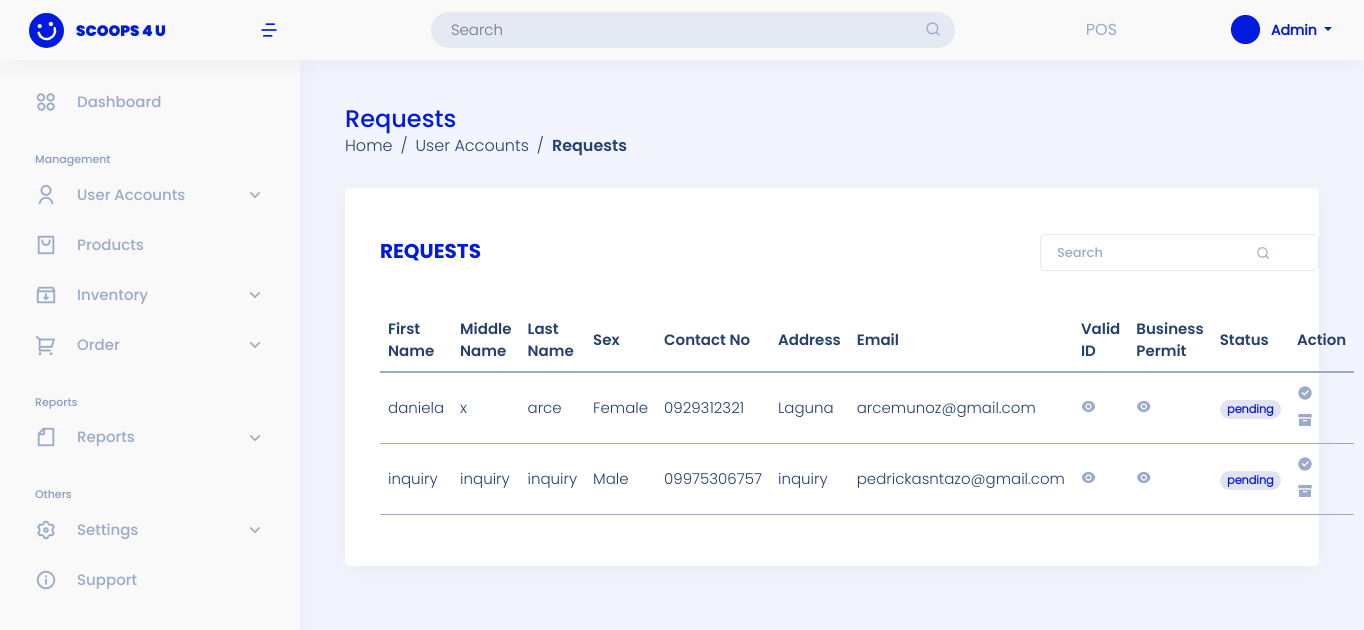
Screenshot of /user-site/list-inquiry/ (signed in) with the database file from the repository.
### landing_page/models.py (models this page shows)
class User(AbstractUser):
    ROLE = ((" "," "),("admin","admin"),("staff","staff"),("reseller","reseller"),("rider","rider"))
    role = models.CharField(max_length=50, null=True, default=False, choices=ROLE)

### admin_site/models.py (models this page shows, shortened)
class Reseller(models.Model):
    STATUS = (("pending","pending"),("active","active"),("inactive","inactive"))
    BOOLCHOICE = (("Male","Male"),("Female","Female"))
    reseller_fname =models.CharField(max_length=200, verbose_name='First Name')
    reseller_mname =models.CharField(max_length=200, verbose_name='Middle Name')
    reseller_lname =models.CharField(max_length=200, verbose_name='Last Name')
    reseller_gender = models.CharField(max_length = 50,choices=BOOLCHOICE, verbose_name='Gender')
    reseller_contact =models.CharField(max_length = 12, verbose_name='Contact Number')
    reseller_address =models.TextField(null=False, verbose_name='Address')
    reseller_email =models.EmailField(unique=True, max_length=200, verbose_name='Email')
    reseller_id =models.ImageField( upload_to=image_path, verbose_name='valid id')
    reseller_businessp =models.ImageField( upload_to=image_path,verbose_name='business id')
    reseller_status =models.CharField(max_length=200, null=True, choices=STATUS, verbose_name='Status')

### admin_site/views.py (the view)
# urls.py: path('list-inquiry/', views.list_inquiry, name='list_inquiry'),
@login_required(login_url='landing_page:login')
def list_inquiry(request):
    list_inquiry = Reseller.objects.order_by('-id').filter(reseller_status = "pending")
    context = {'list_inquiry':list_inquiry}
    return render(request, 'admin_site/user/list_inquiry.html', context)

### templates/admin_site/user/list_inquiry.html (shortened to what this page needs)
{% extends 'admin_site/base.html' %}
{% block template %}
<main id="main" class="main mt-5">
    <div class="pagetitle">
        <h1>Requests</h1>
        <nav>
            <ol class="breadcrumb">
                <li class="breadcrumb-item"><a href="{% url 'admin_site:dashboard'%}">Home</a></li>
                <li class="breadcrumb-item">User Accounts</li>
                <li class="breadcrumb-item active">Requests</li>
            </ol>
        </nav>
    </div>
    <section class="section">
        <div class="row">
            <div class="col-lg-12">
                <div class="card">
                    <div class="card-body mt-3">
                        <div class="add-product mb-4">
                            <h5 class="card-title feature">Requests</h5>
                            <form class="search-tab" action="{% url 'admin_site:search_reseller' %}" method="GET"  class="text-end px-4">
                                <input type="text" class="form-control p-2 ps-3" name="search" placeholder="Search">
                                <button class="btn btn-search btn-sm" type="submit"><i class="ri-search-line"></i></button>
                            </form>
                        </div>
                        {% if list_inquiry %}
                        <table class="table table-hover table-responsive">
                            <thead>
                            <tr class="align-middle">
                                <th scope="col">First Name</th>
                                <th scope="col">Middle Name</th>
                                <th scope="col">Last Name</th>
                                <th scope="col">Sex</th>
                                <th scope="col">Contact No</th>
                                <th scope="col" >Address</th>
                                <th scope="col" >Email</th>
                                <th scope="col" >Valid ID</th>
                                <th scope="col" >Business Permit</th>
                                <th scope="col" >Status</th>
                                <th scope="col" >Action</th>
                            </tr>
                            </thead>
                            <tbody>
                                {% for list in list_inquiry %}
                                <tr class="align-middle">
                                    <td>{{ list.reseller_fname }}</td>
                                    <td>{{ list.reseller_mname }}</td>
                                    <td>{{ list.reseller_lname }}</td>
                                    <td>{{ list.reseller_gender }}</td>
                                    <td>{{ list.reseller_contact }}</td>
                                    <td>{{ list.reseller_address }}</td>
                                    <td>{{ list.reseller_email }}</td>
                                    <td><a href="{% url 'admin_site:viewing_pic' list.id %}"><i class="ri-eye-fill btn-edit"></i></a></td>
                                    <td><a href="{% url 'admin_site:viewing_pic' list.id %}"><i class="ri-eye-fill btn-edit"></i></a></td>
                                    <td><span class="badge rounded-pill bg-primary">{{ list.reseller_status }}</span></td>
                                    <td>
                                        <form method="POST" action="" onsubmit="return submitForm(this);">
                                            <a href="{% url 'admin_site:register' list.id %}" class="btn btn-edit" ><i class="ri-checkbox-circle-fill"></i></a>
                                            <button name="submit" class="btn btn-archive"><i class="ri-archive-fill"></i></button>
                                        </form>
                                    </td>
                                </tr>
                                {% endfor %}
                            </tbody>
                        </table>
                        {% endif %}
                    </div>
                </div>
            </div>
        </div>
    </section>
</main>
{% endblock template %}

### templates/admin_site/base.html (shortened to what this page needs)
{% load static %}
<!DOCTYPE html>
<html lang="en">
<head>
    <link href="https://cdn.jsdelivr.net/npm/bootstrap@5.0.2/dist/css/bootstrap.min.css" rel="stylesheet">
    <link href="{% static '/css/assets/bootstrap/css/bootstrap.min.css'%}" rel="stylesheet">
    <link href="{% static '/css/assets/simple-datatables/style.css'%}" rel="stylesheet">
    <link href="{% static '/css/assets/remixicon/remixicon.css'%}" rel="stylesheet">
    <link href="{% static '/css/sandi.css'%}" rel="stylesheet">
  </head>
<body>
{% if user.role == "admin"%}
<header id="header" class="header fixed-top d-flex align-items-center">
  <div class="d-flex align-items-center justify-content-between">
    <a href="{% url 'admin_site:dashboard'%}" class="logo d-flex align-items-center">
      <img src="{% static '/img/logo-header.svg'%}" alt="">
      <span class="d-none d-lg-block">SCOOPS 4 U</span>
    </a>
    <i class="ri-menu-4-line toggle-sidebar-btn ms-1 me-3" style="font-size: 20px; font-weight: 500; color:#001BDE;"></i>
  </div>
  <div class="search-bar mx-auto">
    <form class="search-form d-flex align-items-center" method="POST" action="#">
      <input type="text" name="query" placeholder="Search" title="Enter search keyword">
      <button type="submit" title="Search"><i class="ri-search-line"></i></button>
    </form>
  </div>
  <div class="POS POS-header">
      <a href="{%url 'admin_site:pos' %}">POS</a>
    </div>
  <nav class="header-nav ms-auto">
    <ul class="d-flex align-items-center">
      <li class="nav-item dropdown pe-3">
        <a class="nav-link nav-profile d-flex align-items-center me-3" href="#" data-bs-toggle="dropdown">
          <i alt="Profile" class="ri-checkbox-blank-circle-fill"></i>
          <span class="d-none d-md-block dropdown-toggle ps-2" style="text-transform: capitalize;">
            {{ user }}
          </span>
        </a>
      </li>
    </ul>
  </nav>
  </header>
<aside id="sidebar" class="sidebar">
  <ul class="sidebar-nav" id="sidebar-nav">
      <li class="nav-item">
          <a class="nav-link collapsed " href="{% url 'admin_site:dashboard'%}">
          <i class="ri-apps-2-line" style="font-size: 22px; font-weight: 100; margin-right: 20px"></i>
          <span>Dashboard</span>
          </a>
      </li>
      <li class="nav-heading pt-3">Management</li>
      <li class="nav-item">
          <a class="nav-link collapsed " data-bs-target="#users-nav" data-bs-toggle="collapse" href="#">
                <i class="ri-user-line" style="font-size: 22px; font-weight: 100; margin-right: 20px"></i><span>User Accounts</span><i class="ri-arrow-down-s-line ms-auto" style="font-size: 20px; font-weight: 100;" ></i>
          </a>
      </li>
      <li class="nav-item">
      <a class="nav-link collapsed " href="{%url 'admin_site:list_product' %}">
          <i class="ri-shopping-bag-2-line" style="font-size: 22px; font-weight: 100; margin-right: 20px"></i>
          <span>Products</span>
      </a>
      </li>
      <li class="nav-item">
      <a class="nav-link collapsed " data-bs-target="#inventory-nav" data-bs-toggle="collapse" href="#">
          <i class="ri-inbox-archive-line"style="font-size: 22px; font-weight: 100; margin-right: 20px"></i>
          <span>Inventory</span><i class="ri-arrow-down-s-line ms-auto" style="font-size: 20px; font-weight: 100;" ></i>
      </a>
      </li>
      <li class="nav-item">
      <a class="nav-link collapsed " data-bs-target="#sales-nav" data-bs-toggle="collapse" href="#">
          <i class="ri-shopping-cart-2-line" style="font-size: 22px; font-weight: 100; margin-right: 20px"></i><span>Order</span><i class="ri-arrow-down-s-line ms-auto" style="font-size: 20px; font-weight: 100;" ></i>
      </a>
      </li>
      <li class="nav-heading pt-3">Reports</li>
      <li class="mb-act nav-item">
          <a class="nav-link collapsed " data-bs-target="#reports-nav" data-bs-toggle="collapse" href="#">
                <i class="ri-file-line" style="font-size: 22px; font-weight: 100; margin-right: 20px"></i><span>Reports</span><i class="ri-arrow-down-s-line ms-auto" style="font-size: 20px; font-weight: 100;" ></i>
          </a>
      </li>
      <li class="nav-heading pt-3">Others</li>
      <li class="nav-item">
          <a class="nav-link collapsed " data-bs-target="#settings-nav" data-bs-toggle="collapse" href="#">
                <i class="ri-settings-3-line" style="font-size: 22px; font-weight: 100; margin-right: 20px"></i><span>Settings</span><i class="ri-arrow-down-s-line ms-auto" style="font-size: 20px; font-weight: 100;" ></i>
          </a>
      </li>
      <li class="nav-item">
          <a class="nav-link collapsed ">
                <i class="ri-information-line" style="font-size: 22px; font-weight: 100; margin-right: 20px"></i><span>Support</span>
          </a>
      </li>
  </ul>
</aside>
{% endif %}
<div class="">
  {% block template %}
  {% endblock template %}
</div>
</body>
</html>

### rows the page displays
User: username "Admin"
Reseller: reseller_fname "daniela", reseller_mname "x", reseller_lname "arce", reseller_gender "Female", reseller_contact "0929312321", reseller_address "Laguna", reseller_email "arcemunoz@gmail.com", reseller_status "pending"
Reseller: reseller_fname "inquiry", reseller_mname "inquiry", reseller_lname "inquiry", reseller_gender "Male", reseller_contact "09975306757", reseller_address "inquiry", reseller_email "pedrickasntazo@gmail.com", reseller_status "pending"
